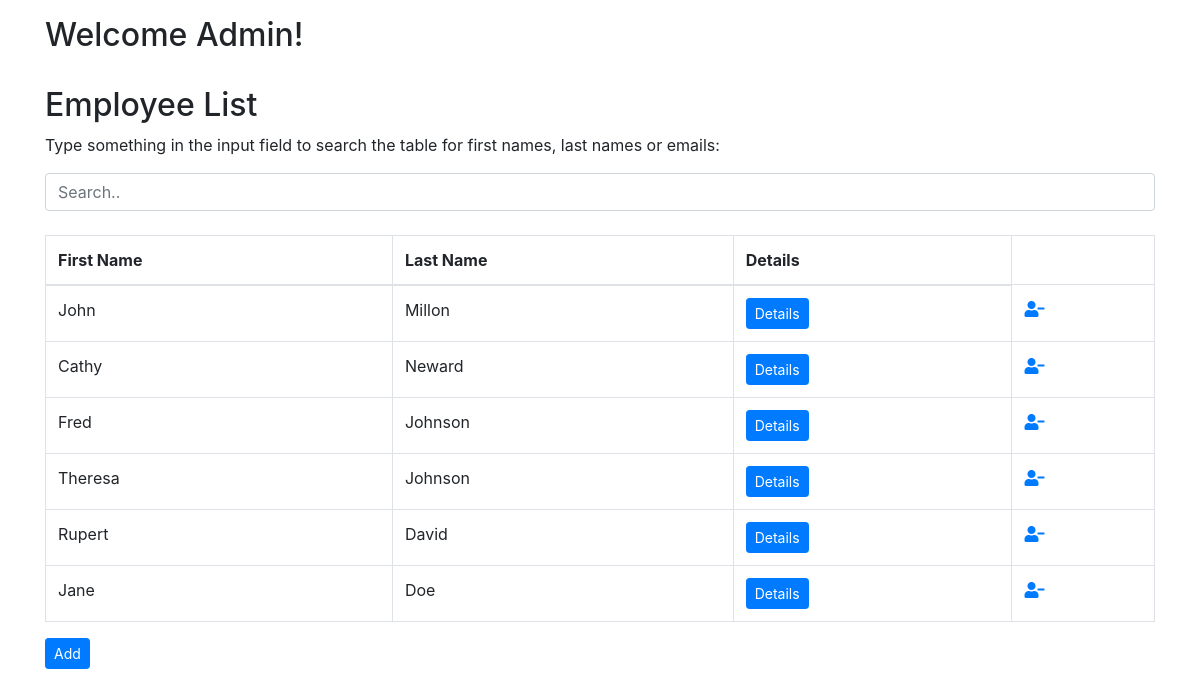
The page /hr_admin/ on the database its author committed.
### employees/models.py (models this page shows)
class Employee(models.Model):
    GENDER_CHOICES = [
        ('M', 'Male'),
        ('F', 'Female'),
    ]
    first_name = models.CharField(max_length=30)
    last_name = models.CharField(max_length=30)
    email_id = models.EmailField(max_length=255)
    phone_num = models.CharField(max_length=12)
    gender = models.CharField(choices=GENDER_CHOICES,max_length=1)
    address = models.TextField()
    job = models.ManyToManyField('AvailableJob',blank=True)
    dob = models.DateField()
    basic_pay = models.DecimalField(max_digits=20,decimal_places=3)
    net_salary = models.DecimalField(max_digits=20,decimal_places=3)

### employees/views.py (the view)
# urls.py: path('admin/', admin.site.urls),
def admin(request):
    employees = Employee.objects.all()
    job_list = list(AvailableJob.objects.values_list('job_name',flat=True))
    dict_list = {('Content Writer','Inside Sales Representative','Technical Support Engineer'):20000,
                 ('Web Designer','Front end developer','Back end developer'):25000,
                 ('Full Stack developer','Web Developer'):30000,
                 ('Data Analyst','Software Engineer','Software Engineer in Test'):35000,
                 ('Data Engineer','Database Administrator'):40000,
                 ('Data Scientist','Program Manager','HR'):45000,
                 ('General Manager'):50000
                }
    for employee in employees:
        job_r = employee.job.all().values()[0]['id']
        job_role = job_list[(job_r)-1]
        for job in dict_list:
            if job_role in job:
                employee.basic_pay = dict_list[job]
                employee.save()
                break
    return render(request,'admin.html',{'employees':employees})

### employees/templates/admin.html (shortened to what this page needs)
{% extends 'base.html' %}
{% block content %}
<h2> Welcome Admin! </h2>
<br>
<h2>Employee List</h2>
  <p>Type something in the input field to search the table for first names, last names or emails:</p>
  <input class="form-control" id="myInput" type="text" placeholder="Search..">
  <br>
  <div class="row">
    <div class="col-lg-12">
      <table id="myTable" class="table table-bordered">
        <thead>
          <th> First Name </th>
          <th> Last Name </th>
          <th> Details </th>
        </thead>
        {% for employee in employees %}
          <tr>
            <td> {{ employee.first_name }} </td>
            <td> {{ employee.last_name }} </td>
            <td> <a class="btn btn-primary btn-sm" href="{% url 'employee_detail' employee.email_id %}">Details</a> </td>
            <td> <a class="fas fa-user-minus" href="{% url 'delete' employee.email_id %}"> </td>
          </tr>
        {% endfor %}
      </table>
    </div>
  </div>
  <a class="btn btn-primary btn-sm" href="{% url 'create_new' %}"> Add </a>
{% endblock content %}

### employees/templates/base.html (shortened to what this page needs)
<!DOCTYPE html>
<html lang="en">
  <head>
    <link rel="stylesheet" href="https://stackpath.bootstrapcdn.com/bootstrap/4.5.2/css/bootstrap.min.css">
    <link rel="stylesheet" href="https://use.fontawesome.com/releases/v5.6.3/css/all.css">
  </head>
  <body>
  <div class="container mt-3">
      {% block content %}
      {% endblock content %}
  </div>
  </body>
</html>

### rows shown on the page
Employee: first_name "John", last_name "Millon"
Employee: first_name "Cathy", last_name "Neward"
Employee: first_name "Fred", last_name "Johnson"
Employee: first_name "Theresa", last_name "Johnson"
Employee: first_name "Rupert", last_name "David"
Employee: first_name "Jane", last_name "Doe"
